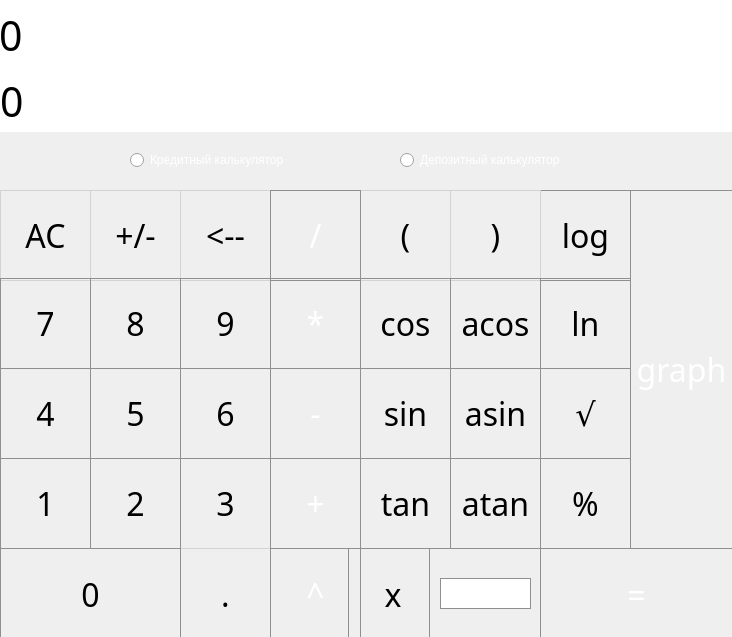
<?xml version="1.0" encoding="UTF-8"?>
<ui version="4.0">
 <class>MainWindow</class>
 <widget class="QMainWindow" name="MainWindow">
  <property name="geometry">
   <rect>
    <x>0</x>
    <y>0</y>
    <width>732</width>
    <height>637</height>
   </rect>
  </property>
  <property name="windowTitle">
   <string>MainWindow</string>
  </property>
  <property name="styleSheet">
   <string notr="true"/>
  </property>
  <widget class="QWidget" name="centralwidget">
   <widget class="QPushButton" name="pushButton_backspace">
    <property name="geometry">
     <rect>
      <x>180</x>
      <y>190</y>
      <width>91</width>
      <height>91</height>
     </rect>
    </property>
    <property name="font">
     <font>
      <family>AppleMyungjo</family>
      <pointsize>24</pointsize>
     </font>
    </property>
    <property name="styleSheet">
     <string notr="true">QPushButton {
    color: black;
    border: 1px solid #d3d3d3;
    background-color: qlineargradient(x1: 0, y1: 0, x2: 0, y2: 1,
                                      stop: 0 #F4C2C2,  
                                      stop: 0.5 #C2D6F4, 
                                      stop: 1 #E8E8F0); 

    min-width: 80px;
}

QPushButton:pressed {
    color: black;
    background-color: qlineargradient(x1: 0, y1: 0, x2: 0, y2: 1,
                                      stop: 0 #E6A8A8,  
                                      stop: 0.5 #A8C4E6, 
                                      stop: 1 #D0D0D8); 
 
}</string>
    </property>
    <property name="text">
     <string>&lt;--</string>
    </property>
   </widget>
   <widget class="QPushButton" name="pushButton_plusminus">
    <property name="geometry">
     <rect>
      <x>90</x>
      <y>190</y>
      <width>91</width>
      <height>91</height>
     </rect>
    </property>
    <property name="font">
     <font>
      <family>AppleMyungjo</family>
      <pointsize>24</pointsize>
     </font>
    </property>
    <property name="styleSheet">
     <string notr="true">QPushButton {
    color: black;
    border: 1px solid #d3d3d3;
    background-color: qlineargradient(x1: 0, y1: 0, x2: 0, y2: 1,
                                      stop: 0 #F4C2C2,  
                                      stop: 0.5 #C2D6F4, 
                                      stop: 1 #E8E8F0); 

    min-width: 80px;
}

QPushButton:pressed {
    color: black;
    background-color: qlineargradient(x1: 0, y1: 0, x2: 0, y2: 1,
                                      stop: 0 #E6A8A8,  
                                      stop: 0.5 #A8C4E6, 
                                      stop: 1 #D0D0D8); 
 
}</string>
    </property>
    <property name="text">
     <string>+/-</string>
    </property>
   </widget>
   <widget class="QPushButton" name="pushButton_acos">
    <property name="geometry">
     <rect>
      <x>450</x>
      <y>278</y>
      <width>91</width>
      <height>91</height>
     </rect>
    </property>
    <property name="font">
     <font>
      <family>AppleMyungjo</family>
      <pointsize>24</pointsize>
     </font>
    </property>
    <property name="styleSheet">
     <string notr="true">QPushButton {
    color: black;
    border: 1px solid #8f8f91;
    background-color: qlineargradient(x1: 0, y1: 0, x2: 0, y2: 1,
                                      stop: 0 #f6f7fa);
    min-width: 80px;
}

QPushButton:pressed {
    color: black;
    background-color: qlineargradient(x1: 0, y1: 0, x2: 0, y2: 1,
                                      stop: 0 #dadbde, stop: 1 #f6f7fa);
}</string>
    </property>
    <property name="text">
     <string>acos</string>
    </property>
   </widget>
   <widget class="QPushButton" name="pushButton_9">
    <property name="geometry">
     <rect>
      <x>180</x>
      <y>278</y>
      <width>91</width>
      <height>91</height>
     </rect>
    </property>
    <property name="font">
     <font>
      <family>AppleMyungjo</family>
      <pointsize>24</pointsize>
     </font>
    </property>
    <property name="styleSheet">
     <string notr="true">QPushButton {
    color: black;
    border: 1px solid #8f8f91;
    background-color: qlineargradient(x1: 0, y1: 0, x2: 0, y2: 1,
                                      stop: 0 #f6f7fa);
    min-width: 80px;
}

QPushButton:pressed {
color: black;
    background-color: qlineargradient(x1: 0, y1: 0, x2: 0, y2: 1,
                                      stop: 0 #dadbde, stop: 1 #f6f7fa);
}</string>
    </property>
    <property name="text">
     <string>9</string>
    </property>
   </widget>
   <widget class="QPushButton" name="pushButton_plus">
    <property name="geometry">
     <rect>
      <x>270</x>
      <y>458</y>
      <width>91</width>
      <height>91</height>
     </rect>
    </property>
    <property name="font">
     <font>
      <family>AppleMyungjo</family>
      <pointsize>24</pointsize>
     </font>
    </property>
    <property name="styleSheet">
     <string notr="true">QPushButton {
    color: white;
    border: 1px solid #8f8f91;
    background-color: qlineargradient(x1: 0, y1: 0, x2: 0, y2: 1,
                                      stop: 0 #1E90FF, stop: 1 #87CEFA);
    min-width: 80px;
}

QPushButton:pressed {
    color: white;
    background-color: qlineargradient(x1: 0, y1: 0, x2: 0, y2: 1,
                                      stop: 0 #87CEFA, stop: 1 #1E90FF);
}</string>
    </property>
    <property name="text">
     <string>+</string>
    </property>
   </widget>
   <widget class="QPushButton" name="pushButton_8">
    <property name="geometry">
     <rect>
      <x>90</x>
      <y>278</y>
      <width>91</width>
      <height>91</height>
     </rect>
    </property>
    <property name="font">
     <font>
      <family>AppleMyungjo</family>
      <pointsize>24</pointsize>
     </font>
    </property>
    <property name="styleSheet">
     <string notr="true">QPushButton {
    color: black;
    border: 1px solid #8f8f91;
    background-color: qlineargradient(x1: 0, y1: 0, x2: 0, y2: 1,
                                      stop: 0 #f6f7fa);
    min-width: 80px;
}

QPushButton:pressed {
color: black;
    background-color: qlineargradient(x1: 0, y1: 0, x2: 0, y2: 1,
                                      stop: 0 #dadbde, stop: 1 #f6f7fa);
}</string>
    </property>
    <property name="text">
     <string>8</string>
    </property>
   </widget>
   <widget class="QPushButton" name="pushButton_ln">
    <property name="geometry">
     <rect>
      <x>540</x>
      <y>278</y>
      <width>91</width>
      <height>91</height>
     </rect>
    </property>
    <property name="font">
     <font>
      <family>AppleMyungjo</family>
      <pointsize>24</pointsize>
     </font>
    </property>
    <property name="styleSheet">
     <string notr="true">QPushButton {
    color: black;
    border: 1px solid #8f8f91;
    background-color: qlineargradient(x1: 0, y1: 0, x2: 0, y2: 1,
                                      stop: 0 #f6f7fa);
    min-width: 80px;
}

QPushButton:pressed {
    color: black;
    background-color: qlineargradient(x1: 0, y1: 0, x2: 0, y2: 1,
                                      stop: 0 #dadbde, stop: 1 #f6f7fa);
}</string>
    </property>
    <property name="text">
     <string>ln</string>
    </property>
   </widget>
   <widget class="QPushButton" name="pushButton_equal">
    <property name="geometry">
     <rect>
      <x>540</x>
      <y>548</y>
      <width>193</width>
      <height>92</height>
     </rect>
    </property>
    <property name="font">
     <font>
      <family>AppleMyungjo</family>
      <pointsize>24</pointsize>
     </font>
    </property>
    <property name="styleSheet">
     <string notr="true">QPushButton {
    color: white;
    border: 1px solid #8f8f91;
    background-color: qlineargradient(x1: 0, y1: 0, x2: 0, y2: 1,
                                      stop: 0 #1E90FF, stop: 1 #87CEFA);
    min-width: 80px;
}

QPushButton:pressed {
    color: white;
    background-color: qlineargradient(x1: 0, y1: 0, x2: 0, y2: 1,
                                      stop: 0 #87CEFA, stop: 1 #1E90FF);
}</string>
    </property>
    <property name="text">
     <string>=</string>
    </property>
   </widget>
   <widget class="QPushButton" name="pushButton_sin">
    <property name="geometry">
     <rect>
      <x>360</x>
      <y>368</y>
      <width>91</width>
      <height>91</height>
     </rect>
    </property>
    <property name="font">
     <font>
      <family>AppleMyungjo</family>
      <pointsize>24</pointsize>
     </font>
    </property>
    <property name="styleSheet">
     <string notr="true">QPushButton {
    color: black;
    border: 1px solid #8f8f91;
    background-color: qlineargradient(x1: 0, y1: 0, x2: 0, y2: 1,
                                      stop: 0 #f6f7fa);
    min-width: 80px;
}

QPushButton:pressed {
    color: black;
    background-color: qlineargradient(x1: 0, y1: 0, x2: 0, y2: 1,
                                      stop: 0 #dadbde, stop: 1 #f6f7fa);
}</string>
    </property>
    <property name="text">
     <string>sin</string>
    </property>
   </widget>
   <widget class="QPushButton" name="pushButton_4">
    <property name="geometry">
     <rect>
      <x>0</x>
      <y>368</y>
      <width>91</width>
      <height>91</height>
     </rect>
    </property>
    <property name="font">
     <font>
      <family>AppleMyungjo</family>
      <pointsize>24</pointsize>
     </font>
    </property>
    <property name="styleSheet">
     <string notr="true">QPushButton {
    color: black;
    border: 1px solid #8f8f91;
    background-color: qlineargradient(x1: 0, y1: 0, x2: 0, y2: 1,
                                      stop: 0 #f6f7fa);
    min-width: 80px;
}

QPushButton:pressed {
color: black;
    background-color: qlineargradient(x1: 0, y1: 0, x2: 0, y2: 1,
                                      stop: 0 #dadbde, stop: 1 #f6f7fa);
}</string>
    </property>
    <property name="text">
     <string>4</string>
    </property>
   </widget>
   <widget class="QPushButton" name="pushButton_mod">
    <property name="geometry">
     <rect>
      <x>540</x>
      <y>458</y>
      <width>91</width>
      <height>91</height>
     </rect>
    </property>
    <property name="font">
     <font>
      <family>AppleMyungjo</family>
      <pointsize>24</pointsize>
     </font>
    </property>
    <property name="styleSheet">
     <string notr="true">QPushButton {
    color: black;
    border: 1px solid #8f8f91;
    background-color: qlineargradient(x1: 0, y1: 0, x2: 0, y2: 1,
                                      stop: 0 #f6f7fa);
    min-width: 80px;
}

QPushButton:pressed {
    color: black;
    background-color: qlineargradient(x1: 0, y1: 0, x2: 0, y2: 1,
                                      stop: 0 #dadbde, stop: 1 #f6f7fa);
}</string>
    </property>
    <property name="text">
     <string>%</string>
    </property>
   </widget>
   <widget class="QPushButton" name="pushButton_2">
    <property name="geometry">
     <rect>
      <x>90</x>
      <y>458</y>
      <width>91</width>
      <height>91</height>
     </rect>
    </property>
    <property name="font">
     <font>
      <family>AppleMyungjo</family>
      <pointsize>24</pointsize>
     </font>
    </property>
    <property name="styleSheet">
     <string notr="true">QPushButton {
    color: black;
    border: 1px solid #8f8f91;
    background-color: qlineargradient(x1: 0, y1: 0, x2: 0, y2: 1,
                                      stop: 0 #f6f7fa);
    min-width: 80px;
}

QPushButton:pressed {
color: black;
    background-color: qlineargradient(x1: 0, y1: 0, x2: 0, y2: 1,
                                      stop: 0 #dadbde, stop: 1 #f6f7fa);
}</string>
    </property>
    <property name="text">
     <string>2</string>
    </property>
   </widget>
   <widget class="QPushButton" name="pushButton_AC">
    <property name="geometry">
     <rect>
      <x>0</x>
      <y>190</y>
      <width>91</width>
      <height>91</height>
     </rect>
    </property>
    <property name="font">
     <font>
      <family>AppleMyungjo</family>
      <pointsize>24</pointsize>
     </font>
    </property>
    <property name="styleSheet">
     <string notr="true">QPushButton {
    color: black;
    border: 1px solid #d3d3d3;
    background-color: qlineargradient(x1: 0, y1: 0, x2: 0, y2: 1,
                                      stop: 0 #F4C2C2,  
                                      stop: 0.5 #C2D6F4, 
                                      stop: 1 #E8E8F0); 

    min-width: 80px;
}

QPushButton:pressed {
    color: black;
    background-color: qlineargradient(x1: 0, y1: 0, x2: 0, y2: 1,
                                      stop: 0 #E6A8A8,  
                                      stop: 0.5 #A8C4E6, 
                                      stop: 1 #D0D0D8); 
 
}</string>
    </property>
    <property name="text">
     <string>AC</string>
    </property>
   </widget>
   <widget class="QPushButton" name="pushButton_1">
    <property name="geometry">
     <rect>
      <x>0</x>
      <y>458</y>
      <width>91</width>
      <height>91</height>
     </rect>
    </property>
    <property name="font">
     <font>
      <family>AppleMyungjo</family>
      <pointsize>24</pointsize>
     </font>
    </property>
    <property name="styleSheet">
     <string notr="true">QPushButton {
    color: black;
    border: 1px solid #8f8f91;
    background-color: qlineargradient(x1: 0, y1: 0, x2: 0, y2: 1,
                                      stop: 0 #f6f7fa);
    min-width: 80px;
}

QPushButton:pressed {
color: black;
    background-color: qlineargradient(x1: 0, y1: 0, x2: 0, y2: 1,
                                      stop: 0 #dadbde, stop: 1 #f6f7fa);
}</string>
    </property>
    <property name="text">
     <string>1</string>
    </property>
   </widget>
   <widget class="QPushButton" name="pushButton_5">
    <property name="geometry">
     <rect>
      <x>90</x>
      <y>368</y>
      <width>91</width>
      <height>91</height>
     </rect>
    </property>
    <property name="font">
     <font>
      <family>AppleMyungjo</family>
      <pointsize>24</pointsize>
     </font>
    </property>
    <property name="styleSheet">
     <string notr="true">QPushButton {
    color: black;
    border: 1px solid #8f8f91;
    background-color: qlineargradient(x1: 0, y1: 0, x2: 0, y2: 1,
                                      stop: 0 #f6f7fa);
    min-width: 80px;
}

QPushButton:pressed {
color: black;
    background-color: qlineargradient(x1: 0, y1: 0, x2: 0, y2: 1,
                                      stop: 0 #dadbde, stop: 1 #f6f7fa);
}</string>
    </property>
    <property name="text">
     <string>5</string>
    </property>
   </widget>
   <widget class="QPushButton" name="pushButton_pow">
    <property name="geometry">
     <rect>
      <x>270</x>
      <y>548</y>
      <width>91</width>
      <height>92</height>
     </rect>
    </property>
    <property name="font">
     <font>
      <family>AppleMyungjo</family>
      <pointsize>24</pointsize>
     </font>
    </property>
    <property name="styleSheet">
     <string notr="true">QPushButton {
    color: white;
    border: 1px solid #8f8f91;
    background-color: qlineargradient(x1: 0, y1: 0, x2: 0, y2: 1,
                                      stop: 0 #1E90FF, stop: 1 #87CEFA);
    min-width: 80px;
}

QPushButton:pressed {
    color: white;
    background-color: qlineargradient(x1: 0, y1: 0, x2: 0, y2: 1,
                                      stop: 0 #87CEFA, stop: 1 #1E90FF);
}</string>
    </property>
    <property name="text">
     <string>^</string>
    </property>
   </widget>
   <widget class="QPushButton" name="pushButton_cos">
    <property name="geometry">
     <rect>
      <x>360</x>
      <y>278</y>
      <width>91</width>
      <height>91</height>
     </rect>
    </property>
    <property name="font">
     <font>
      <family>AppleMyungjo</family>
      <pointsize>24</pointsize>
     </font>
    </property>
    <property name="styleSheet">
     <string notr="true">QPushButton {
    color: black;
    border: 1px solid #8f8f91;
    background-color: qlineargradient(x1: 0, y1: 0, x2: 0, y2: 1,
                                      stop: 0 #f6f7fa);
    min-width: 80px;
}

QPushButton:pressed {
    color: black;
    background-color: qlineargradient(x1: 0, y1: 0, x2: 0, y2: 1,
                                      stop: 0 #dadbde, stop: 1 #f6f7fa);
}</string>
    </property>
    <property name="text">
     <string>cos</string>
    </property>
   </widget>
   <widget class="QPushButton" name="pushButton_rbracket">
    <property name="geometry">
     <rect>
      <x>450</x>
      <y>190</y>
      <width>91</width>
      <height>91</height>
     </rect>
    </property>
    <property name="font">
     <font>
      <family>AppleMyungjo</family>
      <pointsize>24</pointsize>
     </font>
    </property>
    <property name="styleSheet">
     <string notr="true">QPushButton {
    color: black;
    border: 1px solid #d3d3d3;
    background-color: qlineargradient(x1: 0, y1: 0, x2: 0, y2: 1,
                                      stop: 0 #F4C2C2,  
                                      stop: 0.5 #C2D6F4, 
                                      stop: 1 #E8E8F0); 

    min-width: 80px;
}

QPushButton:pressed {
    color: black;
    background-color: qlineargradient(x1: 0, y1: 0, x2: 0, y2: 1,
                                      stop: 0 #E6A8A8,  
                                      stop: 0.5 #A8C4E6, 
                                      stop: 1 #D0D0D8); 
 
}</string>
    </property>
    <property name="text">
     <string>)</string>
    </property>
   </widget>
   <widget class="QPushButton" name="pushButton_sqrt">
    <property name="geometry">
     <rect>
      <x>540</x>
      <y>368</y>
      <width>91</width>
      <height>91</height>
     </rect>
    </property>
    <property name="font">
     <font>
      <family>AppleMyungjo</family>
      <pointsize>24</pointsize>
     </font>
    </property>
    <property name="styleSheet">
     <string notr="true">QPushButton {
    color: black;
    border: 1px solid #8f8f91;
    background-color: qlineargradient(x1: 0, y1: 0, x2: 0, y2: 1,
                                      stop: 0 #f6f7fa);
    min-width: 80px;
}

QPushButton:pressed {
    color: black;
    background-color: qlineargradient(x1: 0, y1: 0, x2: 0, y2: 1,
                                      stop: 0 #dadbde, stop: 1 #f6f7fa);
}</string>
    </property>
    <property name="text">
     <string>√</string>
    </property>
   </widget>
   <widget class="QPushButton" name="pushButton_mult">
    <property name="geometry">
     <rect>
      <x>270</x>
      <y>278</y>
      <width>91</width>
      <height>91</height>
     </rect>
    </property>
    <property name="font">
     <font>
      <family>AppleMyungjo</family>
      <pointsize>24</pointsize>
     </font>
    </property>
    <property name="styleSheet">
     <string notr="true">QPushButton {
    color: white;
    border: 1px solid #8f8f91;
    background-color: qlineargradient(x1: 0, y1: 0, x2: 0, y2: 1,
                                      stop: 0 #1E90FF, stop: 1 #87CEFA);
    min-width: 80px;
}

QPushButton:pressed {
    color: white;
    background-color: qlineargradient(x1: 0, y1: 0, x2: 0, y2: 1,
                                      stop: 0 #87CEFA, stop: 1 #1E90FF);
}</string>
    </property>
    <property name="text">
     <string>*</string>
    </property>
   </widget>
   <widget class="QPushButton" name="pushButton_tan">
    <property name="geometry">
     <rect>
      <x>360</x>
      <y>458</y>
      <width>91</width>
      <height>91</height>
     </rect>
    </property>
    <property name="font">
     <font>
      <family>AppleMyungjo</family>
      <pointsize>24</pointsize>
     </font>
    </property>
    <property name="styleSheet">
     <string notr="true">QPushButton {
    color: black;
    border: 1px solid #8f8f91;
    background-color: qlineargradient(x1: 0, y1: 0, x2: 0, y2: 1,
                                      stop: 0 #f6f7fa);
    min-width: 80px;
}

QPushButton:pressed {
    color: black;
    background-color: qlineargradient(x1: 0, y1: 0, x2: 0, y2: 1,
                                      stop: 0 #dadbde, stop: 1 #f6f7fa);
}</string>
    </property>
    <property name="text">
     <string>tan</string>
    </property>
   </widget>
   <widget class="QPushButton" name="pushButton_dot">
    <property name="geometry">
     <rect>
      <x>180</x>
      <y>548</y>
      <width>91</width>
      <height>92</height>
     </rect>
    </property>
    <property name="font">
     <font>
      <family>AppleMyungjo</family>
      <pointsize>24</pointsize>
     </font>
    </property>
    <property name="styleSheet">
     <string notr="true">QPushButton {
    color: black;
    border: 1px solid #d3d3d3;
    background-color: qlineargradient(x1: 0, y1: 0, x2: 0, y2: 1,
                                      stop: 0 #F4C2C2,  
                                      stop: 0.5 #C2D6F4, 
                                      stop: 1 #E8E8F0); 

    min-width: 80px;
}

QPushButton:pressed {
    color: black;
    background-color: qlineargradient(x1: 0, y1: 0, x2: 0, y2: 1,
                                      stop: 0 #E6A8A8,  
                                      stop: 0.5 #A8C4E6, 
                                      stop: 1 #D0D0D8); 
 
}</string>
    </property>
    <property name="text">
     <string>.</string>
    </property>
   </widget>
   <widget class="QPushButton" name="pushButton_atan">
    <property name="geometry">
     <rect>
      <x>450</x>
      <y>458</y>
      <width>91</width>
      <height>91</height>
     </rect>
    </property>
    <property name="font">
     <font>
      <family>AppleMyungjo</family>
      <pointsize>24</pointsize>
     </font>
    </property>
    <property name="styleSheet">
     <string notr="true">QPushButton {
    color: black;
    border: 1px solid #8f8f91;
    background-color: qlineargradient(x1: 0, y1: 0, x2: 0, y2: 1,
                                      stop: 0 #f6f7fa);
    min-width: 80px;
}

QPushButton:pressed {
    color: black;
    background-color: qlineargradient(x1: 0, y1: 0, x2: 0, y2: 1,
                                      stop: 0 #dadbde, stop: 1 #f6f7fa);
}</string>
    </property>
    <property name="text">
     <string>atan</string>
    </property>
   </widget>
   <widget class="QPushButton" name="pushButton_minus">
    <property name="geometry">
     <rect>
      <x>270</x>
      <y>368</y>
      <width>91</width>
      <height>91</height>
     </rect>
    </property>
    <property name="font">
     <font>
      <family>AppleMyungjo</family>
      <pointsize>24</pointsize>
     </font>
    </property>
    <property name="styleSheet">
     <string notr="true">QPushButton {
    color: white;
    border: 1px solid #8f8f91;
    background-color: qlineargradient(x1: 0, y1: 0, x2: 0, y2: 1,
                                      stop: 0 #1E90FF, stop: 1 #87CEFA);
    min-width: 80px;
}

QPushButton:pressed {
    color: white;
    background-color: qlineargradient(x1: 0, y1: 0, x2: 0, y2: 1,
                                      stop: 0 #87CEFA, stop: 1 #1E90FF);
}</string>
    </property>
    <property name="text">
     <string>-</string>
    </property>
   </widget>
   <widget class="QPushButton" name="pushButton_log">
    <property name="geometry">
     <rect>
      <x>540</x>
      <y>190</y>
      <width>91</width>
      <height>91</height>
     </rect>
    </property>
    <property name="font">
     <font>
      <family>AppleMyungjo</family>
      <pointsize>24</pointsize>
     </font>
    </property>
    <property name="styleSheet">
     <string notr="true">QPushButton {
    color: black;
    border: 1px solid #8f8f91;
    background-color: qlineargradient(x1: 0, y1: 0, x2: 0, y2: 1,
                                      stop: 0 #f6f7fa);
    min-width: 80px;
}

QPushButton:pressed {
    color: black;
    background-color: qlineargradient(x1: 0, y1: 0, x2: 0, y2: 1,
                                      stop: 0 #dadbde, stop: 1 #f6f7fa);
}</string>
    </property>
    <property name="text">
     <string>log</string>
    </property>
   </widget>
   <widget class="QPushButton" name="pushButton_7">
    <property name="geometry">
     <rect>
      <x>0</x>
      <y>278</y>
      <width>91</width>
      <height>91</height>
     </rect>
    </property>
    <property name="font">
     <font>
      <family>AppleMyungjo</family>
      <pointsize>24</pointsize>
     </font>
    </property>
    <property name="styleSheet">
     <string notr="true">QPushButton {
    color: black;
    border: 1px solid #8f8f91;
    background-color: qlineargradient(x1: 0, y1: 0, x2: 0, y2: 1,
                                      stop: 0 #f6f7fa);
    min-width: 80px;
}

QPushButton:pressed {
color: black;
    background-color: qlineargradient(x1: 0, y1: 0, x2: 0, y2: 1,
                                      stop: 0 #dadbde, stop: 1 #f6f7fa);
}</string>
    </property>
    <property name="text">
     <string>7</string>
    </property>
   </widget>
   <widget class="QPushButton" name="pushButton_3">
    <property name="geometry">
     <rect>
      <x>180</x>
      <y>458</y>
      <width>91</width>
      <height>91</height>
     </rect>
    </property>
    <property name="font">
     <font>
      <family>AppleMyungjo</family>
      <pointsize>24</pointsize>
     </font>
    </property>
    <property name="styleSheet">
     <string notr="true">QPushButton {
    color: black;
    border: 1px solid #8f8f91;
    background-color: qlineargradient(x1: 0, y1: 0, x2: 0, y2: 1,
                                      stop: 0 #f6f7fa);
    min-width: 80px;
}

QPushButton:pressed {
color: black;
    background-color: qlineargradient(x1: 0, y1: 0, x2: 0, y2: 1,
                                      stop: 0 #dadbde, stop: 1 #f6f7fa);
}</string>
    </property>
    <property name="text">
     <string>3</string>
    </property>
   </widget>
   <widget class="QPushButton" name="pushButton_div">
    <property name="geometry">
     <rect>
      <x>270</x>
      <y>190</y>
      <width>91</width>
      <height>91</height>
     </rect>
    </property>
    <property name="font">
     <font>
      <family>AppleMyungjo</family>
      <pointsize>24</pointsize>
     </font>
    </property>
    <property name="styleSheet">
     <string notr="true">QPushButton {
    color: white;
    border: 1px solid #8f8f91;
    background-color: qlineargradient(x1: 0, y1: 0, x2: 0, y2: 1,
                                      stop: 0 #1E90FF, stop: 1 #87CEFA);
    min-width: 80px;
}

QPushButton:pressed {
    color: white;
    background-color: qlineargradient(x1: 0, y1: 0, x2: 0, y2: 1,
                                      stop: 0 #87CEFA, stop: 1 #1E90FF);
}</string>
    </property>
    <property name="text">
     <string>/</string>
    </property>
   </widget>
   <widget class="QLabel" name="result_show">
    <property name="geometry">
     <rect>
      <x>-1</x>
      <y>0</y>
      <width>733</width>
      <height>71</height>
     </rect>
    </property>
    <property name="font">
     <font>
      <family>AppleMyungjo</family>
      <pointsize>31</pointsize>
     </font>
    </property>
    <property name="styleSheet">
     <string notr="true">QLabel {
  color: black;
  qproperty-alignment: 'AlignRight';
  background-color : white;
}

</string>
    </property>
    <property name="text">
     <string>0</string>
    </property>
   </widget>
   <widget class="QPushButton" name="pushButton_asin">
    <property name="geometry">
     <rect>
      <x>450</x>
      <y>368</y>
      <width>91</width>
      <height>91</height>
     </rect>
    </property>
    <property name="font">
     <font>
      <family>AppleMyungjo</family>
      <pointsize>24</pointsize>
     </font>
    </property>
    <property name="styleSheet">
     <string notr="true">QPushButton {
    color: black;
    border: 1px solid #8f8f91;
    background-color: qlineargradient(x1: 0, y1: 0, x2: 0, y2: 1,
                                      stop: 0 #f6f7fa);
    min-width: 80px;
}

QPushButton:pressed {
    color: black;
    background-color: qlineargradient(x1: 0, y1: 0, x2: 0, y2: 1,
                                      stop: 0 #dadbde, stop: 1 #f6f7fa);
}</string>
    </property>
    <property name="text">
     <string>asin</string>
    </property>
   </widget>
   <widget class="QPushButton" name="pushButton_6">
    <property name="geometry">
     <rect>
      <x>180</x>
      <y>368</y>
      <width>91</width>
      <height>91</height>
     </rect>
    </property>
    <property name="font">
     <font>
      <family>AppleMyungjo</family>
      <pointsize>24</pointsize>
     </font>
    </property>
    <property name="styleSheet">
     <string notr="true">QPushButton {
    color: black;
    border: 1px solid #8f8f91;
    background-color: qlineargradient(x1: 0, y1: 0, x2: 0, y2: 1,
                                      stop: 0 #f6f7fa);
    min-width: 80px;
}

QPushButton:pressed {
color: black;
    background-color: qlineargradient(x1: 0, y1: 0, x2: 0, y2: 1,
                                      stop: 0 #dadbde, stop: 1 #f6f7fa);
}</string>
    </property>
    <property name="text">
     <string>6</string>
    </property>
   </widget>
   <widget class="QPushButton" name="pushButton_lbracket">
    <property name="geometry">
     <rect>
      <x>360</x>
      <y>190</y>
      <width>91</width>
      <height>91</height>
     </rect>
    </property>
    <property name="font">
     <font>
      <family>AppleMyungjo</family>
      <pointsize>24</pointsize>
     </font>
    </property>
    <property name="styleSheet">
     <string notr="true">QPushButton {
    color: black;
    border: 1px solid #d3d3d3;
    background-color: qlineargradient(x1: 0, y1: 0, x2: 0, y2: 1,
                                      stop: 0 #F4C2C2,  
                                      stop: 0.5 #C2D6F4, 
                                      stop: 1 #E8E8F0); 

    min-width: 80px;
}

QPushButton:pressed {
    color: black;
    background-color: qlineargradient(x1: 0, y1: 0, x2: 0, y2: 1,
                                      stop: 0 #E6A8A8,  
                                      stop: 0.5 #A8C4E6, 
                                      stop: 1 #D0D0D8); 
 
}</string>
    </property>
    <property name="text">
     <string>(</string>
    </property>
   </widget>
   <widget class="QPushButton" name="pushButton_0">
    <property name="geometry">
     <rect>
      <x>0</x>
      <y>548</y>
      <width>181</width>
      <height>92</height>
     </rect>
    </property>
    <property name="font">
     <font>
      <family>AppleMyungjo</family>
      <pointsize>24</pointsize>
     </font>
    </property>
    <property name="styleSheet">
     <string notr="true">QPushButton {
    color: black;
    border: 1px solid #8f8f91;
    background-color: qlineargradient(x1: 0, y1: 0, x2: 0, y2: 1,
                                      stop: 0 #f6f7fa);
    min-width: 80px;
}

QPushButton:pressed {
color: black;
    background-color: qlineargradient(x1: 0, y1: 0, x2: 0, y2: 1,
                                      stop: 0 #dadbde, stop: 1 #f6f7fa);
}</string>
    </property>
    <property name="text">
     <string>0</string>
    </property>
   </widget>
   <widget class="QLabel" name="result_show_2">
    <property name="geometry">
     <rect>
      <x>0</x>
      <y>70</y>
      <width>732</width>
      <height>62</height>
     </rect>
    </property>
    <property name="font">
     <font>
      <family>AppleMyungjo</family>
      <pointsize>31</pointsize>
     </font>
    </property>
    <property name="styleSheet">
     <string notr="true">QLabel {
  color: black;
  qproperty-alignment: 'AlignRight';
  background-color : white;
}

</string>
    </property>
    <property name="text">
     <string>0</string>
    </property>
   </widget>
   <widget class="QPushButton" name="pushButton">
    <property name="geometry">
     <rect>
      <x>630</x>
      <y>190</y>
      <width>103</width>
      <height>359</height>
     </rect>
    </property>
    <property name="font">
     <font>
      <family>AppleMyungjo</family>
      <pointsize>24</pointsize>
     </font>
    </property>
    <property name="styleSheet">
     <string notr="true">QPushButton {
    color: white;
    border: 1px solid #8f8f91;
    background-color: qlineargradient(x1: 0, y1: 0, x2: 0, y2: 1,
                                      stop: 0 #1E3A8A,  /* Dark Blue */
                                      stop: 0.33 #065F46, /* Dark Green */
                                      stop: 0.66 #6B21A8, /* Purple */
                                      stop: 1 #EC4899);  /* Pink */
    min-width: 80px;
}

QPushButton:pressed {
    color: blue;
    background-color: qlineargradient(x1: 0, y1: 0, x2: 0, y2: 1,
                                      stop: 0 #2A4585,  /* Slightly lighter Dark Blue */
                                      stop: 0.33 #047857, /* Slightly lighter Dark Green */
                                      stop: 0.66 #581C87, /* Slightly lighter Purple */
                                      stop: 1 #F472B6);  /* Slightly lighter Pink */
}</string>
    </property>
    <property name="text">
     <string>graph</string>
    </property>
   </widget>
   <widget class="QPushButton" name="pushButton_x">
    <property name="geometry">
     <rect>
      <x>348</x>
      <y>548</y>
      <width>82</width>
      <height>92</height>
     </rect>
    </property>
    <property name="font">
     <font>
      <family>AppleMyungjo</family>
      <pointsize>24</pointsize>
     </font>
    </property>
    <property name="styleSheet">
     <string notr="true">QPushButton {
    color: black;
    border: 1px solid #8f8f91;
    background-color: qlineargradient(x1: 0, y1: 0, x2: 0, y2: 1,
                                      stop: 0 #f6f7fa);
    min-width: 80px;
}

QPushButton:pressed {
    color: black;
    background-color: qlineargradient(x1: 0, y1: 0, x2: 0, y2: 1,
                                      stop: 0 #dadbde, stop: 1 #f6f7fa);
}</string>
    </property>
    <property name="text">
     <string> x</string>
    </property>
   </widget>
   <widget class="QLabel" name="label">
    <property name="geometry">
     <rect>
      <x>440</x>
      <y>578</y>
      <width>91</width>
      <height>31</height>
     </rect>
    </property>
    <property name="font">
     <font>
      <family>AppleMyungjo</family>
      <pointsize>28</pointsize>
     </font>
    </property>
    <property name="styleSheet">
     <string notr="true">background-color: white;
color: black;
border: 1px solid #8f8f91;
</string>
    </property>
    <property name="text">
     <string/>
    </property>
   </widget>
   <widget class="QRadioButton" name="radioButton">
    <property name="geometry">
     <rect>
      <x>130</x>
      <y>150</y>
      <width>211</width>
      <height>20</height>
     </rect>
    </property>
    <property name="styleSheet">
     <string notr="true">color: white</string>
    </property>
    <property name="text">
     <string>Кредитный калькулятор</string>
    </property>
   </widget>
   <widget class="QRadioButton" name="radioButton_2">
    <property name="geometry">
     <rect>
      <x>400</x>
      <y>150</y>
      <width>191</width>
      <height>20</height>
     </rect>
    </property>
    <property name="styleSheet">
     <string notr="true">color: white</string>
    </property>
    <property name="text">
     <string>Депозитный калькулятор</string>
    </property>
   </widget>
   <zorder>label</zorder>
   <zorder>pushButton_x</zorder>
   <zorder>pushButton_backspace</zorder>
   <zorder>pushButton_log</zorder>
   <zorder>pushButton_rbracket</zorder>
   <zorder>pushButton_lbracket</zorder>
   <zorder>pushButton_div</zorder>
   <zorder>pushButton_tan</zorder>
   <zorder>pushButton_minus</zorder>
   <zorder>pushButton_mult</zorder>
   <zorder>pushButton_6</zorder>
   <zorder>pushButton_3</zorder>
   <zorder>pushButton_5</zorder>
   <zorder>pushButton_plusminus</zorder>
   <zorder>pushButton_acos</zorder>
   <zorder>pushButton_9</zorder>
   <zorder>pushButton_ln</zorder>
   <zorder>pushButton_equal</zorder>
   <zorder>pushButton_sin</zorder>
   <zorder>pushButton_4</zorder>
   <zorder>pushButton_mod</zorder>
   <zorder>pushButton_2</zorder>
   <zorder>pushButton_AC</zorder>
   <zorder>pushButton_1</zorder>
   <zorder>pushButton_cos</zorder>
   <zorder>pushButton_sqrt</zorder>
   <zorder>pushButton_dot</zorder>
   <zorder>pushButton_atan</zorder>
   <zorder>pushButton_7</zorder>
   <zorder>result_show</zorder>
   <zorder>pushButton_asin</zorder>
   <zorder>pushButton_0</zorder>
   <zorder>pushButton_8</zorder>
   <zorder>pushButton_plus</zorder>
   <zorder>result_show_2</zorder>
   <zorder>pushButton</zorder>
   <zorder>radioButton</zorder>
   <zorder>radioButton_2</zorder>
   <zorder>pushButton_pow</zorder>
  </widget>
 </widget>
 <resources/>
 <connections/>
</ui>
